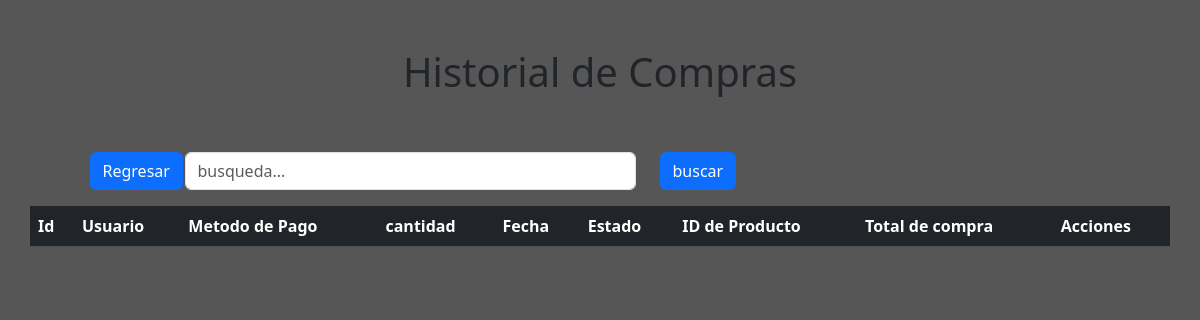
Before: /fun_Emp.php (signed in) with the older database file.
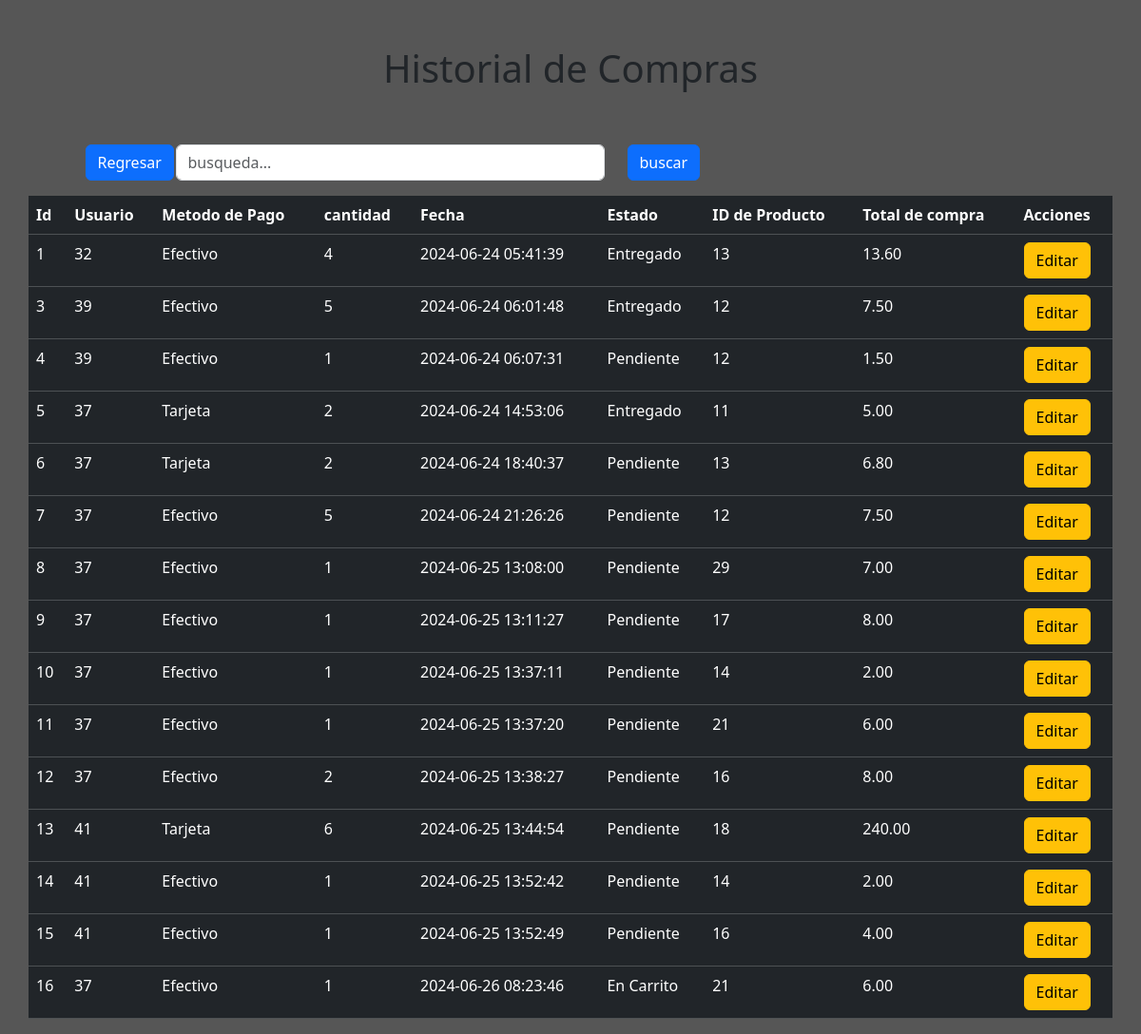
After: the same page with the newer database file.
### tables this page shows
CREATE TABLE `historial_ventas` (
  `ID` int(11) NOT NULL,
  `id_usuario` int(11) NOT NULL,
  `Metodo_pago` varchar(50) DEFAULT NULL,
  `Cantidad` int(11) DEFAULT NULL,
  `Fecha` timestamp NULL DEFAULT current_timestamp(),
  `Estado` varchar(20) NOT NULL DEFAULT 'Pendiente',
  `IDP` int(11) NOT NULL,
  `Total` decimal(10,2) NOT NULL
);

### fun_Emp.php (the view, shortened to what this page needs)
<?php
include_once 'conexion.php';
$query = "SELECT * FROM historial_ventas ORDER BY ID ASC LIMIT 40";
$statement = $con->prepare($query);
$statement->execute();
$result = $statement->fetchAll(PDO::FETCH_ASSOC);
?>
<!DOCTYPE html>
<html lang="en">
<head>
    <link rel="stylesheet" href="CSS/bootstrap.css">
</head>
<body>
    <form action="" class="container" method="POST">
        <div class="row justify-content-center">
            <h1 class="text-center mt-5">Historial de Compras</h1>
            <div class="col-1 mt-5">
            <button class="btn btn-primary" type="submit" name="btn_regresar">Regresar</button>
            </div>
            <div class="col-5 mt-5">
            <input type="text" name="busqueda" placeholder="busqueda..." class="form-control" value="<?php if(isset($busqueda_text)) echo $busqueda_text; ?>">
            </div>
            <div class="col-5 mt-5">
            <button class="btn btn-primary" type="submit" name="btn_buscar">buscar</button>
            </div>
            <table class="table table-dark mt-3">
                <tr>
                    <th>Id</th><th>Usuario</th><th>Metodo de Pago</th><th>cantidad</th><th>Fecha</th><th>Estado</th>
                    <th>ID de Producto</th><th>Total de compra</th><th>Acciones</th>
                </tr>
                <?php
                foreach ($result as $resultado) {
                ?>
                <tr>
                    <td><?php echo $resultado['ID']; ?></td>
                    <td><?php echo $resultado['id_usuario']; ?></td>
                    <td><?php echo $resultado['Metodo_pago']; ?></td>
                    <td><?php echo $resultado['Cantidad']; ?></td>
                    <td><?php echo $resultado['Fecha']; ?></td>
                    <td><?php echo $resultado['Estado']; ?></td>
                    <td><?php echo $resultado['IDP']; ?></td>
                    <td><?php echo $resultado['Total']; ?></td>
                    <td><button type='button' class='btn btn-warning' data-bs-toggle='modal' data-bs-target='#modax<?php echo $resultado['ID']; ?>'>Editar</button>
                    </td>
                    <?php }
                    ?>
                </tr>
            </table>
        </div>
    </form>
</body>
</html>

### fun_Emp.php (style rules this page uses)
body { background-color: #565656; }

Changed rows visible on the page:
added historial_ventas: ID "1", id_usuario "32", Metodo_pago "Efectivo", Cantidad "4", Fecha "2024-06-24 05:41:39", Estado "Entregado", IDP "13", Total "13.60"
added historial_ventas: ID "3", id_usuario "39", Metodo_pago "Efectivo", Cantidad "5", Fecha "2024-06-24 06:01:48", Estado "Entregado", IDP "12", Total "7.50"
added historial_ventas: ID "4", id_usuario "39", Metodo_pago "Efectivo", Cantidad "1", Fecha "2024-06-24 06:07:31", Estado "Pendiente", IDP "12", Total "1.50"
added historial_ventas: ID "5", id_usuario "37", Metodo_pago "Tarjeta", Cantidad "2", Fecha "2024-06-24 14:53:06", Estado "Entregado", IDP "11", Total "5.00"
added historial_ventas: ID "6", id_usuario "37", Metodo_pago "Tarjeta", Cantidad "2", Fecha "2024-06-24 18:40:37", Estado "Pendiente", IDP "13", Total "6.80"
added historial_ventas: ID "7", id_usuario "37", Metodo_pago "Efectivo", Cantidad "5", Fecha "2024-06-24 21:26:26", Estado "Pendiente", IDP "12", Total "7.50"
added historial_ventas: ID "8", id_usuario "37", Metodo_pago "Efectivo", Cantidad "1", Fecha "2024-06-25 13:08:00", Estado "Pendiente", IDP "29", Total "7.00"
added historial_ventas: ID "9", id_usuario "37", Metodo_pago "Efectivo", Cantidad "1", Fecha "2024-06-25 13:11:27", Estado "Pendiente", IDP "17", Total "8.00"
added historial_ventas: ID "10", id_usuario "37", Metodo_pago "Efectivo", Cantidad "1", Fecha "2024-06-25 13:37:11", Estado "Pendiente", IDP "14", Total "2.00"
added historial_ventas: ID "11", id_usuario "37", Metodo_pago "Efectivo", Cantidad "1", Fecha "2024-06-25 13:37:20", Estado "Pendiente", IDP "21", Total "6.00"
added historial_ventas: ID "12", id_usuario "37", Metodo_pago "Efectivo", Cantidad "2", Fecha "2024-06-25 13:38:27", Estado "Pendiente", IDP "16", Total "8.00"
added historial_ventas: ID "13", id_usuario "41", Metodo_pago "Tarjeta", Cantidad "6", Fecha "2024-06-25 13:44:54", Estado "Pendiente", IDP "18", Total "240.00"
added historial_ventas: ID "14", id_usuario "41", Metodo_pago "Efectivo", Cantidad "1", Fecha "2024-06-25 13:52:42", Estado "Pendiente", IDP "14", Total "2.00"
added historial_ventas: ID "15", id_usuario "41", Metodo_pago "Efectivo", Cantidad "1", Fecha "2024-06-25 13:52:49", Estado "Pendiente", IDP "16", Total "4.00"
added historial_ventas: ID "16", id_usuario "37", Metodo_pago "Efectivo", Cantidad "1", Fecha "2024-06-26 08:23:46", Estado "En Carrito", IDP "21", Total "6.00"
